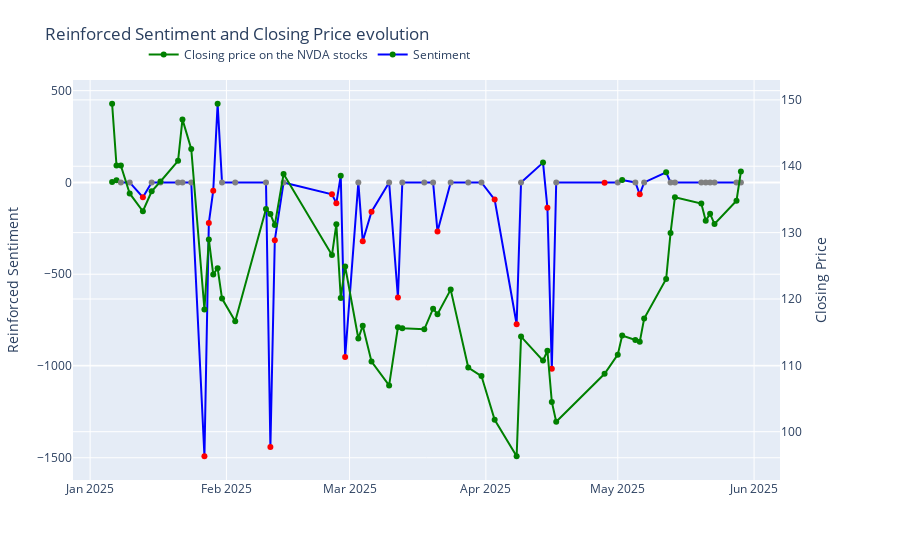

The code cell stored with this chart in its notebook:
### Code cell
fig = go.Figure()

# Closing Price (right y-axis #1)
fig.add_trace(go.Scatter(
    x=df_1['date'],
    y=df_1['Close'],
    mode='lines+markers',
    yaxis='y2',
    name='Closing price on the NVDA stocks',
    line=dict(color='green')
))

# Reinforced Sentiment (left y-axis)
fig.add_trace(go.Scatter(
    x=df_1['date'],
    y=df_1['reinforced_sentiment'],
    mode='lines+markers',
    yaxis='y1',
    name='Sentiment',
    marker=dict(color=df_1['color']),
    line=dict(color='blue')
))



fig.update_layout(
    title='Reinforced Sentiment and Closing Price evolution',
    yaxis=dict(
        title='Reinforced Sentiment',
        side='left'  
    ),
    
    yaxis2=dict(
        title='Closing Price',

        anchor='x',
        overlaying='y',
        side='right',
        position=0.85
    ),
    
    legend=dict(x=0.1, y=1.1, orientation='h'),
    margin=dict(l=60, r=120, t=80)
)

fig.show()
